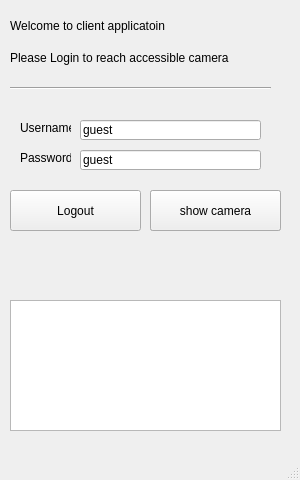
<?xml version="1.0" encoding="UTF-8"?>
<ui version="4.0">
 <class>MainWindow</class>
 <widget class="QMainWindow" name="MainWindow">
  <property name="geometry">
   <rect>
    <x>0</x>
    <y>0</y>
    <width>300</width>
    <height>480</height>
   </rect>
  </property>
  <property name="sizePolicy">
   <sizepolicy hsizetype="Fixed" vsizetype="Fixed">
    <horstretch>0</horstretch>
    <verstretch>0</verstretch>
   </sizepolicy>
  </property>
  <property name="minimumSize">
   <size>
    <width>300</width>
    <height>480</height>
   </size>
  </property>
  <property name="maximumSize">
   <size>
    <width>300</width>
    <height>480</height>
   </size>
  </property>
  <property name="windowTitle">
   <string>MainWindow</string>
  </property>
  <widget class="QWidget" name="centralwidget">
   <property name="sizePolicy">
    <sizepolicy hsizetype="Fixed" vsizetype="Preferred">
     <horstretch>0</horstretch>
     <verstretch>0</verstretch>
    </sizepolicy>
   </property>
   <widget class="QLabel" name="label">
    <property name="geometry">
     <rect>
      <x>10</x>
      <y>10</y>
      <width>161</width>
      <height>31</height>
     </rect>
    </property>
    <property name="text">
     <string>Welcome to client applicatoin</string>
    </property>
   </widget>
   <widget class="Line" name="line">
    <property name="geometry">
     <rect>
      <x>10</x>
      <y>80</y>
      <width>261</width>
      <height>16</height>
     </rect>
    </property>
    <property name="orientation">
     <enum>Qt::Horizontal</enum>
    </property>
   </widget>
   <widget class="QLabel" name="label_2">
    <property name="geometry">
     <rect>
      <x>10</x>
      <y>50</y>
      <width>221</width>
      <height>16</height>
     </rect>
    </property>
    <property name="text">
     <string>Please Login to reach accessible camera</string>
    </property>
   </widget>
   <widget class="QLabel" name="label_3">
    <property name="geometry">
     <rect>
      <x>20</x>
      <y>120</y>
      <width>51</width>
      <height>16</height>
     </rect>
    </property>
    <property name="text">
     <string>Username</string>
    </property>
   </widget>
   <widget class="QLabel" name="label_4">
    <property name="geometry">
     <rect>
      <x>20</x>
      <y>150</y>
      <width>51</width>
      <height>16</height>
     </rect>
    </property>
    <property name="text">
     <string>Password</string>
    </property>
   </widget>
   <widget class="QTextBrowser" name="LogtextBrowser">
    <property name="geometry">
     <rect>
      <x>10</x>
      <y>300</y>
      <width>271</width>
      <height>131</height>
     </rect>
    </property>
   </widget>
   <widget class="QLineEdit" name="Username_lineEdit">
    <property name="geometry">
     <rect>
      <x>80</x>
      <y>120</y>
      <width>181</width>
      <height>20</height>
     </rect>
    </property>
    <property name="text">
     <string>guest</string>
    </property>
   </widget>
   <widget class="QLineEdit" name="Password_lineEdit">
    <property name="geometry">
     <rect>
      <x>80</x>
      <y>150</y>
      <width>181</width>
      <height>20</height>
     </rect>
    </property>
    <property name="text">
     <string>guest</string>
    </property>
   </widget>
   <widget class="QPushButton" name="Login_Button">
    <property name="geometry">
     <rect>
      <x>150</x>
      <y>190</y>
      <width>131</width>
      <height>41</height>
     </rect>
    </property>
    <property name="text">
     <string>Login</string>
    </property>
   </widget>
   <widget class="QPushButton" name="Show_Button">
    <property name="geometry">
     <rect>
      <x>150</x>
      <y>190</y>
      <width>131</width>
      <height>41</height>
     </rect>
    </property>
    <property name="text">
     <string>show camera</string>
    </property>
   </widget>
   <widget class="QPushButton" name="Logout_Button">
    <property name="geometry">
     <rect>
      <x>10</x>
      <y>190</y>
      <width>131</width>
      <height>41</height>
     </rect>
    </property>
    <property name="text">
     <string>Logout</string>
    </property>
   </widget>
  </widget>
  <widget class="QMenuBar" name="menubar">
   <property name="geometry">
    <rect>
     <x>0</x>
     <y>0</y>
     <width>300</width>
     <height>21</height>
    </rect>
   </property>
  </widget>
  <widget class="QStatusBar" name="statusbar"/>
 </widget>
 <resources/>
 <connections/>
</ui>
